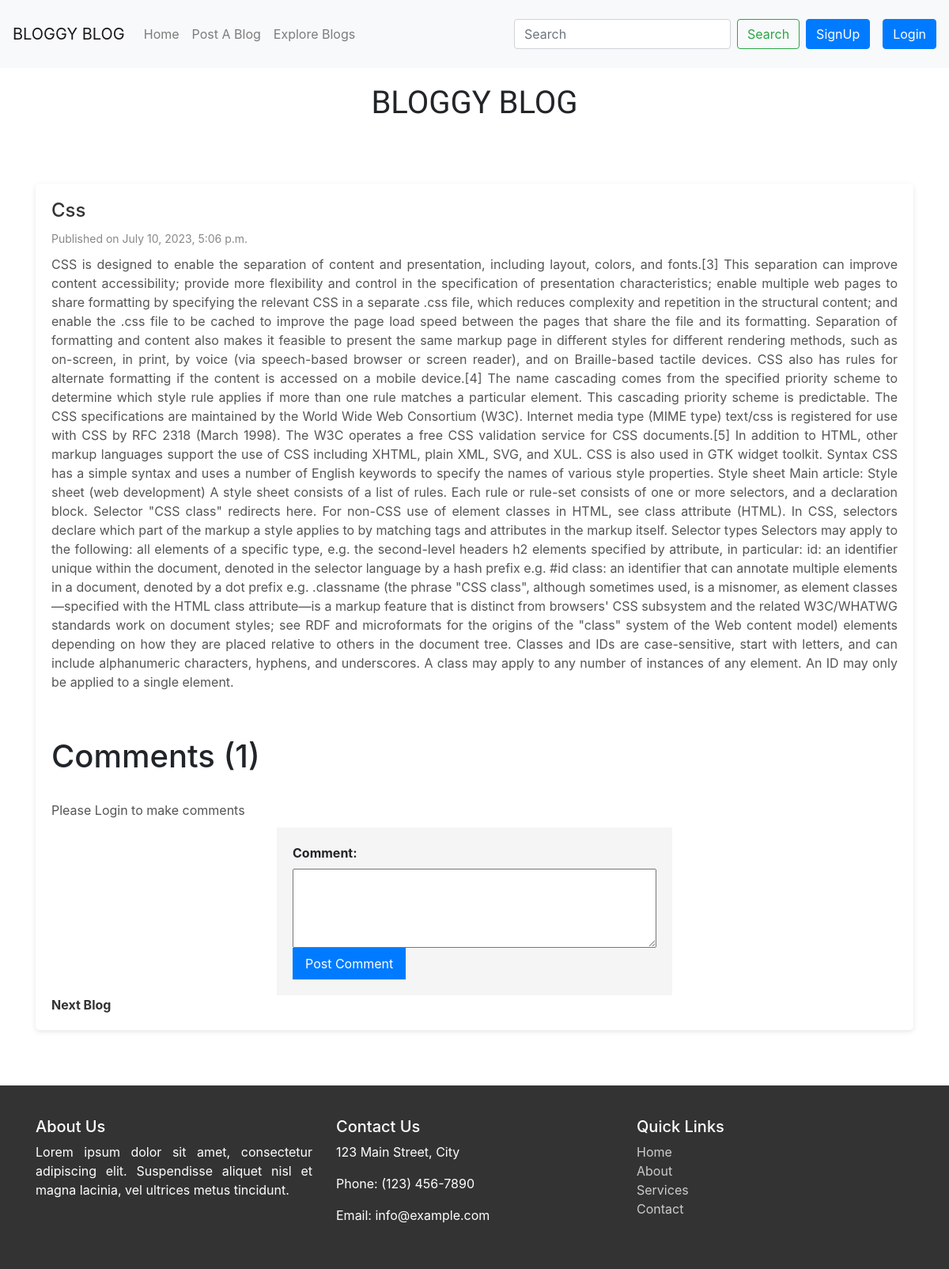
Page /blogpost/css/ on the committed database.
### app/models.py (models this page shows, shortened)
class Blog(models.Model):
    title = models.CharField(max_length=30)
    desc = RichTextField()
    slug = models.CharField(max_length=30,unique=True)
    time = models.DateTimeField(auto_now_add=True)

### app/views.py (the view)
# urls.py: path("blogpost/<slug:page_slug>/", views.blogpost,name='name'),
def blogpost(request, page_slug):
    ins = Blog.objects.get(slug=page_slug)
    if ins:
        comment_ins = BlogComments.objects.filter(comment=ins)
    else:
        comment_ins = []
    context = {
        'obj': ins,
        'comments': comment_ins,
    }
    return render(request, 'blogpost.html', context)

### templates/blogpost.html (shortened to what this page needs)
{% extends "base.html" %}
{% block content %}
<!DOCTYPE html>
<html lang="en">
    <head>
  <link rel="stylesheet" href="https://stackpath.bootstrapcdn.com/bootstrap/4.5.0/css/bootstrap.min.css">
</head>
<body>
    <div class="header">
        <h1 id="floating-heading">BLOGGY BLOG</h1>
    </div>
    <div class="container">
        <div class="blog-post">
      <h2>{{obj.title}}</h2>
      <div class="meta">
          Published on {{obj.time}}
      </div>
      <p>{{ obj.desc|safe }}</p>
      <br><br>
      <h1>Comments ({{ comments|length }})</h1>
      <br>
{% if user.is_authenticated %}
  {% if comments %}
    {% for comment in comments %}
      <div class="comment-container">
        <div class="comment-author">{{ comment.author }}</div>
        <div class="comment-content">{{ comment.content }}</div>
        <div class="comment-date">{{ comment.created_at }}</div>
        <hr style="border: 1px solid rgb(192, 188, 188);">
        <br>
      </div>
    {% endfor %}
  {% else %}
    <p>No comments yet.</p>
  {% endif %}
{% else %}
<p>Please Login to make comments</p>
{% endif %}
      <form class="comment-form" method="POST" action="{% url 'postcomment' obj.id %} ">
        <div>
          <label for="content">Comment:</label><br>
          <textarea id="content" name="content" rows="4" cols="50"></textarea>
        </div>
        <div>
          <input type="submit" value="Post Comment">
        </div>
      </form>
      <a href="{% url 'blog' %}">Next Blog</a>
    </div>
</div>
{% endblock content %}

### templates/blogpost.html (style rules this page uses)
body { font-family: Arial, sans-serif; background-color: #f8f9fa; }
.header { font-family: 'Rokkitt', serif; font-family: 'Ysabeau SC', sans-serif; color: blaack; padding: 20px; text-align: center; margin-bottom: 30px; }
.container { margin: 0 auto; padding: 20px; }
.blog-post { margin-bottom: 30px; border-radius: 5px; background-color: #fff; padding: 20px; box-shadow: 0px 2px 6px rgba(0, 0, 0, 0.1); }
.blog-post h2 { font-size: 24px; margin-bottom: 10px; color: #333; }
.blog-post .meta { font-size: 14px; color: #888; margin-bottom: 10px; }
.blog-post p { line-height: 1.5; margin-bottom: 10px; color: #555; }
.blog-post a { color: #333; text-decoration: none; font-weight: bold; }
#floating-heading { animation: float 2s ease-in-out infinite; }
p { text-align: justify; }
.comment-form { max-width: 500px; margin: 0 auto; padding: 20px; background-color: #f5f5f5; }
.comment-form label { font-weight: bold; }
.comment-form textarea { width: 100%; height: 100px; resize: vertical; }
.comment-form input[type="submit"] { background-color: #007bff; color: #fff; border: none; padding: 8px 16px; cursor: pointer; }

### rows in the picture
Blog: title "Css", time "July 10, 2023, 5:06 p.m.", desc "CSS is designed to enable the separation of content and presentation, including layout, colors, and fonts.[3] This separation can improve content accessibility; provide more flexibility and control in the specification of presentation characteristics; enable multiple web pages to share formatting by specifying the relevant CSS in a separate .css file, which reduces complexity and repetition in the structural content; and enable the .css file to be cached to improve the page load speed between the pages that share the file and its formatting. Separation of formatting and content also makes it feasible to present the same markup page in different styles for different rendering methods, such…"

### other values in the picture
{{ comments|length }} "1"
